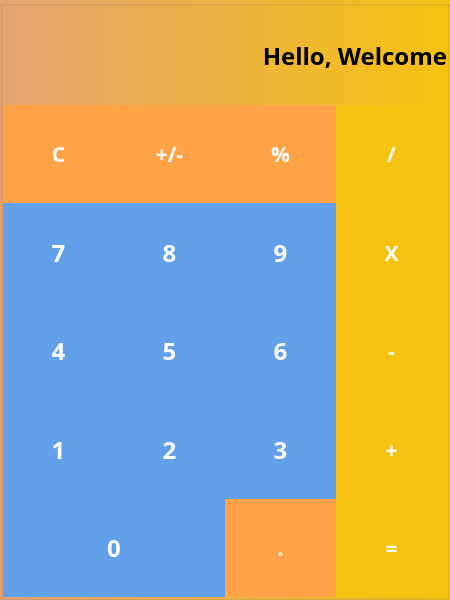
<?xml version="1.0" encoding="UTF-8"?>
<ui version="4.0">
 <class>MainWindow</class>
 <widget class="QMainWindow" name="MainWindow">
  <property name="geometry">
   <rect>
    <x>0</x>
    <y>0</y>
    <width>450</width>
    <height>600</height>
   </rect>
  </property>
  <property name="sizePolicy">
   <sizepolicy hsizetype="Fixed" vsizetype="Fixed">
    <horstretch>0</horstretch>
    <verstretch>0</verstretch>
   </sizepolicy>
  </property>
  <property name="minimumSize">
   <size>
    <width>450</width>
    <height>600</height>
   </size>
  </property>
  <property name="maximumSize">
   <size>
    <width>450</width>
    <height>600</height>
   </size>
  </property>
  <property name="windowTitle">
   <string>Qt Calculator</string>
  </property>
  <widget class="QWidget" name="centralwidget">
   <property name="enabled">
    <bool>true</bool>
   </property>
   <property name="sizePolicy">
    <sizepolicy hsizetype="Fixed" vsizetype="Fixed">
     <horstretch>0</horstretch>
     <verstretch>0</verstretch>
    </sizepolicy>
   </property>
   <property name="minimumSize">
    <size>
     <width>424</width>
     <height>568</height>
    </size>
   </property>
   <property name="cursor">
    <cursorShape>PointingHandCursor</cursorShape>
   </property>
   <property name="styleSheet">
    <string notr="true">QWidget {
	background-color : qlineargradient(spread:pad, x1:0, y1:0, x2:1, y2:0, stop:0 rgba(230, 163, 115, 255), stop:1 rgba(245, 194, 17, 255))
}</string>
   </property>
   <widget class="QGroupBox" name="groupBox">
    <property name="geometry">
     <rect>
      <x>0</x>
      <y>0</y>
      <width>450</width>
      <height>600</height>
     </rect>
    </property>
    <property name="sizePolicy">
     <sizepolicy hsizetype="Maximum" vsizetype="Maximum">
      <horstretch>0</horstretch>
      <verstretch>0</verstretch>
     </sizepolicy>
    </property>
    <property name="maximumSize">
     <size>
      <width>450</width>
      <height>600</height>
     </size>
    </property>
    <property name="styleSheet">
     <string notr="true"/>
    </property>
    <property name="flat">
     <bool>false</bool>
    </property>
    <property name="checkable">
     <bool>false</bool>
    </property>
    <layout class="QGridLayout" name="gridLayout_2">
     <property name="sizeConstraint">
      <enum>QLayout::SetDefaultConstraint</enum>
     </property>
     <property name="leftMargin">
      <number>0</number>
     </property>
     <property name="topMargin">
      <number>0</number>
     </property>
     <property name="rightMargin">
      <number>0</number>
     </property>
     <property name="bottomMargin">
      <number>0</number>
     </property>
     <property name="spacing">
      <number>0</number>
     </property>
     <item row="2" column="2">
      <widget class="QPushButton" name="pushButton_percentage">
       <property name="sizePolicy">
        <sizepolicy hsizetype="Expanding" vsizetype="Expanding">
         <horstretch>0</horstretch>
         <verstretch>0</verstretch>
        </sizepolicy>
       </property>
       <property name="font">
        <font>
         <family>Source Sans Pro</family>
         <pointsize>16</pointsize>
         <bold>true</bold>
        </font>
       </property>
       <property name="autoFillBackground">
        <bool>false</bool>
       </property>
       <property name="styleSheet">
        <string notr="true">QPushButton {
	background-color :rgb(255, 163, 72);
	border : 0px;
	color : white;
}
QPushButton:pressed {
	background-color : rgb(255, 120, 0);
}</string>
       </property>
       <property name="text">
        <string>%</string>
       </property>
       <property name="autoDefault">
        <bool>false</bool>
       </property>
       <property name="default">
        <bool>false</bool>
       </property>
       <property name="flat">
        <bool>false</bool>
       </property>
      </widget>
     </item>
     <item row="3" column="0">
      <widget class="QPushButton" name="pushButton_7">
       <property name="sizePolicy">
        <sizepolicy hsizetype="Expanding" vsizetype="Expanding">
         <horstretch>0</horstretch>
         <verstretch>0</verstretch>
        </sizepolicy>
       </property>
       <property name="font">
        <font>
         <family>Source Sans Pro</family>
         <pointsize>18</pointsize>
         <italic>false</italic>
         <bold>true</bold>
        </font>
       </property>
       <property name="autoFillBackground">
        <bool>false</bool>
       </property>
       <property name="styleSheet">
        <string notr="true">QPushButton {
	background-color : rgb(98, 160, 234);
	border : 0px;
	color : white;
}
QPushButton:pressed {
	background-color : rgb(53, 132, 228);
}</string>
       </property>
       <property name="text">
        <string>7</string>
       </property>
       <property name="autoDefault">
        <bool>false</bool>
       </property>
       <property name="default">
        <bool>false</bool>
       </property>
       <property name="flat">
        <bool>false</bool>
       </property>
      </widget>
     </item>
     <item row="5" column="1">
      <widget class="QPushButton" name="pushButton_2">
       <property name="sizePolicy">
        <sizepolicy hsizetype="Expanding" vsizetype="Expanding">
         <horstretch>0</horstretch>
         <verstretch>0</verstretch>
        </sizepolicy>
       </property>
       <property name="font">
        <font>
         <family>Source Sans Pro</family>
         <pointsize>18</pointsize>
         <italic>false</italic>
         <bold>true</bold>
        </font>
       </property>
       <property name="autoFillBackground">
        <bool>false</bool>
       </property>
       <property name="styleSheet">
        <string notr="true">QPushButton {
	background-color : rgb(98, 160, 234);
	border : 0px;
	color : white;
}
QPushButton:pressed {
	background-color : rgb(53, 132, 228);
}</string>
       </property>
       <property name="text">
        <string>2</string>
       </property>
       <property name="autoDefault">
        <bool>false</bool>
       </property>
       <property name="default">
        <bool>false</bool>
       </property>
       <property name="flat">
        <bool>false</bool>
       </property>
      </widget>
     </item>
     <item row="6" column="0" colspan="2">
      <widget class="QPushButton" name="pushButton_0">
       <property name="sizePolicy">
        <sizepolicy hsizetype="Expanding" vsizetype="Expanding">
         <horstretch>0</horstretch>
         <verstretch>0</verstretch>
        </sizepolicy>
       </property>
       <property name="font">
        <font>
         <family>Source Sans Pro</family>
         <pointsize>18</pointsize>
         <italic>false</italic>
         <bold>true</bold>
        </font>
       </property>
       <property name="autoFillBackground">
        <bool>false</bool>
       </property>
       <property name="styleSheet">
        <string notr="true">QPushButton {
	background-color : rgb(98, 160, 234);
	border : 0px;
	color : white;
}
QPushButton:pressed {
	background-color : rgb(53, 132, 228);
}</string>
       </property>
       <property name="text">
        <string>0</string>
       </property>
       <property name="autoDefault">
        <bool>false</bool>
       </property>
       <property name="default">
        <bool>false</bool>
       </property>
       <property name="flat">
        <bool>false</bool>
       </property>
      </widget>
     </item>
     <item row="1" column="0" colspan="4">
      <widget class="QLabel" name="label">
       <property name="sizePolicy">
        <sizepolicy hsizetype="Expanding" vsizetype="Expanding">
         <horstretch>0</horstretch>
         <verstretch>0</verstretch>
        </sizepolicy>
       </property>
       <property name="font">
        <font>
         <family>Noto Sans</family>
         <pointsize>18</pointsize>
         <italic>false</italic>
         <bold>true</bold>
        </font>
       </property>
       <property name="cursor">
        <cursorShape>PointingHandCursor</cursorShape>
       </property>
       <property name="styleSheet">
        <string notr="true">QLabel {
	font: 700 18pt &quot;Noto Sans&quot;;
	qproperty-aligment : 'AlignVCenter | AlignRight';
	border : 0;
}</string>
       </property>
       <property name="frameShape">
        <enum>QFrame::NoFrame</enum>
       </property>
       <property name="text">
        <string>Hello, Welcome</string>
       </property>
       <property name="alignment">
        <set>Qt::AlignRight|Qt::AlignTrailing|Qt::AlignVCenter</set>
       </property>
       <property name="buddy">
        <cstring>groupBox</cstring>
       </property>
      </widget>
     </item>
     <item row="4" column="2">
      <widget class="QPushButton" name="pushButton_6">
       <property name="sizePolicy">
        <sizepolicy hsizetype="Expanding" vsizetype="Expanding">
         <horstretch>0</horstretch>
         <verstretch>0</verstretch>
        </sizepolicy>
       </property>
       <property name="font">
        <font>
         <family>Source Sans Pro</family>
         <pointsize>18</pointsize>
         <italic>false</italic>
         <bold>true</bold>
        </font>
       </property>
       <property name="autoFillBackground">
        <bool>false</bool>
       </property>
       <property name="styleSheet">
        <string notr="true">QPushButton {
	background-color : rgb(98, 160, 234);
	border : 0px;
	color : white;
}
QPushButton:pressed {
	background-color : rgb(53, 132, 228);
}</string>
       </property>
       <property name="text">
        <string>6</string>
       </property>
       <property name="autoDefault">
        <bool>false</bool>
       </property>
       <property name="default">
        <bool>false</bool>
       </property>
       <property name="flat">
        <bool>false</bool>
       </property>
      </widget>
     </item>
     <item row="5" column="0">
      <widget class="QPushButton" name="pushButton_1">
       <property name="sizePolicy">
        <sizepolicy hsizetype="Expanding" vsizetype="Expanding">
         <horstretch>0</horstretch>
         <verstretch>0</verstretch>
        </sizepolicy>
       </property>
       <property name="font">
        <font>
         <family>Source Sans Pro</family>
         <pointsize>18</pointsize>
         <italic>false</italic>
         <bold>true</bold>
        </font>
       </property>
       <property name="autoFillBackground">
        <bool>false</bool>
       </property>
       <property name="styleSheet">
        <string notr="true">QPushButton {
	background-color : rgb(98, 160, 234);
	border : 0px;
	color : white;
}
QPushButton:pressed {
	background-color : rgb(53, 132, 228);
}</string>
       </property>
       <property name="text">
        <string>1</string>
       </property>
       <property name="autoDefault">
        <bool>false</bool>
       </property>
       <property name="default">
        <bool>false</bool>
       </property>
       <property name="flat">
        <bool>false</bool>
       </property>
      </widget>
     </item>
     <item row="4" column="3">
      <widget class="QPushButton" name="pushButton_substract">
       <property name="sizePolicy">
        <sizepolicy hsizetype="MinimumExpanding" vsizetype="Expanding">
         <horstretch>0</horstretch>
         <verstretch>0</verstretch>
        </sizepolicy>
       </property>
       <property name="font">
        <font>
         <family>Source Sans Pro</family>
         <pointsize>16</pointsize>
         <bold>true</bold>
        </font>
       </property>
       <property name="autoFillBackground">
        <bool>false</bool>
       </property>
       <property name="styleSheet">
        <string notr="true">QPushButton {
	background-color : rgb(245, 194, 17);
	color : white;
	border : 0px;
}
QPushButton:pressed {
	background-color : rgb(229, 165, 10);
}</string>
       </property>
       <property name="text">
        <string>-</string>
       </property>
       <property name="autoDefault">
        <bool>false</bool>
       </property>
       <property name="default">
        <bool>false</bool>
       </property>
       <property name="flat">
        <bool>false</bool>
       </property>
      </widget>
     </item>
     <item row="2" column="1">
      <widget class="QPushButton" name="pushButton_plusMinus">
       <property name="sizePolicy">
        <sizepolicy hsizetype="Expanding" vsizetype="Expanding">
         <horstretch>0</horstretch>
         <verstretch>0</verstretch>
        </sizepolicy>
       </property>
       <property name="font">
        <font>
         <family>Source Sans Pro</family>
         <pointsize>16</pointsize>
         <bold>true</bold>
        </font>
       </property>
       <property name="autoFillBackground">
        <bool>false</bool>
       </property>
       <property name="styleSheet">
        <string notr="true">QPushButton {
	background-color :rgb(255, 163, 72);
	border : 0px;
	color : white;
}
QPushButton:pressed {
	background-color : rgb(255, 120, 0);
}</string>
       </property>
       <property name="text">
        <string>+/-</string>
       </property>
       <property name="autoDefault">
        <bool>false</bool>
       </property>
       <property name="default">
        <bool>false</bool>
       </property>
       <property name="flat">
        <bool>false</bool>
       </property>
      </widget>
     </item>
     <item row="5" column="3">
      <widget class="QPushButton" name="pushButton_add">
       <property name="sizePolicy">
        <sizepolicy hsizetype="MinimumExpanding" vsizetype="Expanding">
         <horstretch>0</horstretch>
         <verstretch>0</verstretch>
        </sizepolicy>
       </property>
       <property name="font">
        <font>
         <family>Source Sans Pro</family>
         <pointsize>16</pointsize>
         <bold>true</bold>
        </font>
       </property>
       <property name="autoFillBackground">
        <bool>false</bool>
       </property>
       <property name="styleSheet">
        <string notr="true">QPushButton {
	background-color : rgb(245, 194, 17);
	color : white;
	border : 0px;
}
QPushButton:pressed {
	background-color : rgb(229, 165, 10);
}</string>
       </property>
       <property name="text">
        <string>+</string>
       </property>
       <property name="autoDefault">
        <bool>false</bool>
       </property>
       <property name="default">
        <bool>false</bool>
       </property>
       <property name="flat">
        <bool>false</bool>
       </property>
      </widget>
     </item>
     <item row="2" column="3">
      <widget class="QPushButton" name="pushButton_divide">
       <property name="sizePolicy">
        <sizepolicy hsizetype="MinimumExpanding" vsizetype="Expanding">
         <horstretch>0</horstretch>
         <verstretch>0</verstretch>
        </sizepolicy>
       </property>
       <property name="font">
        <font>
         <family>Source Sans Pro</family>
         <pointsize>16</pointsize>
         <bold>true</bold>
        </font>
       </property>
       <property name="autoFillBackground">
        <bool>false</bool>
       </property>
       <property name="styleSheet">
        <string notr="true">QPushButton {
	background-color : rgb(245, 194, 17);
	color : white;
	border : 0px;
}
QPushButton:pressed {
	background-color : rgb(229, 165, 10);
}</string>
       </property>
       <property name="text">
        <string>/</string>
       </property>
       <property name="autoDefault">
        <bool>false</bool>
       </property>
       <property name="default">
        <bool>false</bool>
       </property>
       <property name="flat">
        <bool>false</bool>
       </property>
      </widget>
     </item>
     <item row="3" column="3">
      <widget class="QPushButton" name="pushButton_multiply">
       <property name="sizePolicy">
        <sizepolicy hsizetype="MinimumExpanding" vsizetype="Expanding">
         <horstretch>0</horstretch>
         <verstretch>0</verstretch>
        </sizepolicy>
       </property>
       <property name="font">
        <font>
         <family>Source Sans Pro</family>
         <pointsize>16</pointsize>
         <bold>true</bold>
        </font>
       </property>
       <property name="autoFillBackground">
        <bool>false</bool>
       </property>
       <property name="styleSheet">
        <string notr="true">QPushButton {
	background-color : rgb(245, 194, 17);
	color : white;
	border : 0px;
}
QPushButton:pressed {
	background-color : rgb(229, 165, 10);
}</string>
       </property>
       <property name="text">
        <string>X</string>
       </property>
       <property name="autoDefault">
        <bool>false</bool>
       </property>
       <property name="default">
        <bool>false</bool>
       </property>
       <property name="flat">
        <bool>false</bool>
       </property>
      </widget>
     </item>
     <item row="6" column="3">
      <widget class="QPushButton" name="pushButton_equal">
       <property name="sizePolicy">
        <sizepolicy hsizetype="MinimumExpanding" vsizetype="Expanding">
         <horstretch>0</horstretch>
         <verstretch>0</verstretch>
        </sizepolicy>
       </property>
       <property name="font">
        <font>
         <family>Source Sans Pro</family>
         <pointsize>16</pointsize>
         <bold>true</bold>
        </font>
       </property>
       <property name="autoFillBackground">
        <bool>false</bool>
       </property>
       <property name="styleSheet">
        <string notr="true">QPushButton {
	background-color : rgb(245, 194, 17);
	color : white;
	border : 0px;
}
QPushButton:pressed {
	background-color : rgb(229, 165, 10);
}</string>
       </property>
       <property name="text">
        <string>=</string>
       </property>
       <property name="autoDefault">
        <bool>false</bool>
       </property>
       <property name="default">
        <bool>false</bool>
       </property>
       <property name="flat">
        <bool>false</bool>
       </property>
      </widget>
     </item>
     <item row="5" column="2">
      <widget class="QPushButton" name="pushButton_3">
       <property name="sizePolicy">
        <sizepolicy hsizetype="Expanding" vsizetype="Expanding">
         <horstretch>0</horstretch>
         <verstretch>0</verstretch>
        </sizepolicy>
       </property>
       <property name="font">
        <font>
         <family>Source Sans Pro</family>
         <pointsize>18</pointsize>
         <italic>false</italic>
         <bold>true</bold>
        </font>
       </property>
       <property name="autoFillBackground">
        <bool>false</bool>
       </property>
       <property name="styleSheet">
        <string notr="true">QPushButton {
	background-color : rgb(98, 160, 234);
	border : 0px;
	color : white;
}
QPushButton:pressed {
	background-color : rgb(53, 132, 228);
}</string>
       </property>
       <property name="text">
        <string>3</string>
       </property>
       <property name="autoDefault">
        <bool>false</bool>
       </property>
       <property name="default">
        <bool>false</bool>
       </property>
       <property name="flat">
        <bool>false</bool>
       </property>
      </widget>
     </item>
     <item row="2" column="0">
      <widget class="QPushButton" name="pushButton_clear">
       <property name="sizePolicy">
        <sizepolicy hsizetype="Expanding" vsizetype="Expanding">
         <horstretch>0</horstretch>
         <verstretch>0</verstretch>
        </sizepolicy>
       </property>
       <property name="font">
        <font>
         <family>Source Sans Pro</family>
         <pointsize>16</pointsize>
         <bold>true</bold>
        </font>
       </property>
       <property name="autoFillBackground">
        <bool>false</bool>
       </property>
       <property name="styleSheet">
        <string notr="true">QPushButton {
	background-color :rgb(255, 163, 72);
	border : 0px;
	color : white;
}
QPushButton:pressed {
	background-color : rgb(255, 120, 0);
}</string>
       </property>
       <property name="text">
        <string>C</string>
       </property>
       <property name="autoDefault">
        <bool>false</bool>
       </property>
       <property name="default">
        <bool>false</bool>
       </property>
       <property name="flat">
        <bool>false</bool>
       </property>
      </widget>
     </item>
     <item row="6" column="2">
      <widget class="QPushButton" name="pushButton_decimal">
       <property name="sizePolicy">
        <sizepolicy hsizetype="Expanding" vsizetype="Expanding">
         <horstretch>0</horstretch>
         <verstretch>0</verstretch>
        </sizepolicy>
       </property>
       <property name="font">
        <font>
         <family>Source Sans Pro</family>
         <pointsize>16</pointsize>
         <bold>true</bold>
        </font>
       </property>
       <property name="autoFillBackground">
        <bool>false</bool>
       </property>
       <property name="styleSheet">
        <string notr="true">QPushButton {
	background-color :rgb(255, 163, 72);
	border : 0px;
	color : white;
}
QPushButton:pressed {
	background-color : rgb(255, 120, 0);
}</string>
       </property>
       <property name="text">
        <string>.</string>
       </property>
       <property name="autoDefault">
        <bool>false</bool>
       </property>
       <property name="default">
        <bool>false</bool>
       </property>
       <property name="flat">
        <bool>false</bool>
       </property>
      </widget>
     </item>
     <item row="3" column="1">
      <widget class="QPushButton" name="pushButton_8">
       <property name="sizePolicy">
        <sizepolicy hsizetype="Expanding" vsizetype="Expanding">
         <horstretch>0</horstretch>
         <verstretch>0</verstretch>
        </sizepolicy>
       </property>
       <property name="font">
        <font>
         <family>Source Sans Pro</family>
         <pointsize>18</pointsize>
         <italic>false</italic>
         <bold>true</bold>
        </font>
       </property>
       <property name="autoFillBackground">
        <bool>false</bool>
       </property>
       <property name="styleSheet">
        <string notr="true">QPushButton {
	background-color : rgb(98, 160, 234);
	border : 0px;
	color : white;
}
QPushButton:pressed {
	background-color : rgb(53, 132, 228);
}</string>
       </property>
       <property name="text">
        <string>8</string>
       </property>
       <property name="autoDefault">
        <bool>false</bool>
       </property>
       <property name="default">
        <bool>false</bool>
       </property>
       <property name="flat">
        <bool>false</bool>
       </property>
      </widget>
     </item>
     <item row="3" column="2">
      <widget class="QPushButton" name="pushButton_9">
       <property name="sizePolicy">
        <sizepolicy hsizetype="Expanding" vsizetype="Expanding">
         <horstretch>0</horstretch>
         <verstretch>0</verstretch>
        </sizepolicy>
       </property>
       <property name="font">
        <font>
         <family>Source Sans Pro</family>
         <pointsize>18</pointsize>
         <italic>false</italic>
         <bold>true</bold>
        </font>
       </property>
       <property name="autoFillBackground">
        <bool>false</bool>
       </property>
       <property name="styleSheet">
        <string notr="true">QPushButton {
	background-color : rgb(98, 160, 234);
	border : 0px;
	color : white;
}
QPushButton:pressed {
	background-color : rgb(53, 132, 228);
}</string>
       </property>
       <property name="text">
        <string>9</string>
       </property>
       <property name="autoDefault">
        <bool>false</bool>
       </property>
       <property name="default">
        <bool>false</bool>
       </property>
       <property name="flat">
        <bool>false</bool>
       </property>
      </widget>
     </item>
     <item row="4" column="0">
      <widget class="QPushButton" name="pushButton_4">
       <property name="sizePolicy">
        <sizepolicy hsizetype="Expanding" vsizetype="Expanding">
         <horstretch>0</horstretch>
         <verstretch>0</verstretch>
        </sizepolicy>
       </property>
       <property name="font">
        <font>
         <family>Source Sans Pro</family>
         <pointsize>18</pointsize>
         <italic>false</italic>
         <bold>true</bold>
        </font>
       </property>
       <property name="autoFillBackground">
        <bool>false</bool>
       </property>
       <property name="styleSheet">
        <string notr="true">QPushButton {
	background-color : rgb(98, 160, 234);
	border : 0px;
	color : white;
}
QPushButton:pressed {
	background-color : rgb(53, 132, 228);
}</string>
       </property>
       <property name="text">
        <string>4</string>
       </property>
       <property name="autoDefault">
        <bool>false</bool>
       </property>
       <property name="default">
        <bool>false</bool>
       </property>
       <property name="flat">
        <bool>false</bool>
       </property>
      </widget>
     </item>
     <item row="4" column="1">
      <widget class="QPushButton" name="pushButton_5">
       <property name="sizePolicy">
        <sizepolicy hsizetype="Expanding" vsizetype="Expanding">
         <horstretch>0</horstretch>
         <verstretch>0</verstretch>
        </sizepolicy>
       </property>
       <property name="font">
        <font>
         <family>Source Sans Pro</family>
         <pointsize>18</pointsize>
         <italic>false</italic>
         <bold>true</bold>
        </font>
       </property>
       <property name="autoFillBackground">
        <bool>false</bool>
       </property>
       <property name="styleSheet">
        <string notr="true">QPushButton {
	background-color : rgb(98, 160, 234);
	border : 0px;
	color : white;
}
QPushButton:pressed {
	background-color : rgb(53, 132, 228);
}</string>
       </property>
       <property name="text">
        <string>5</string>
       </property>
       <property name="autoDefault">
        <bool>false</bool>
       </property>
       <property name="default">
        <bool>false</bool>
       </property>
       <property name="flat">
        <bool>false</bool>
       </property>
      </widget>
     </item>
    </layout>
   </widget>
  </widget>
 </widget>
 <resources/>
 <connections/>
</ui>
